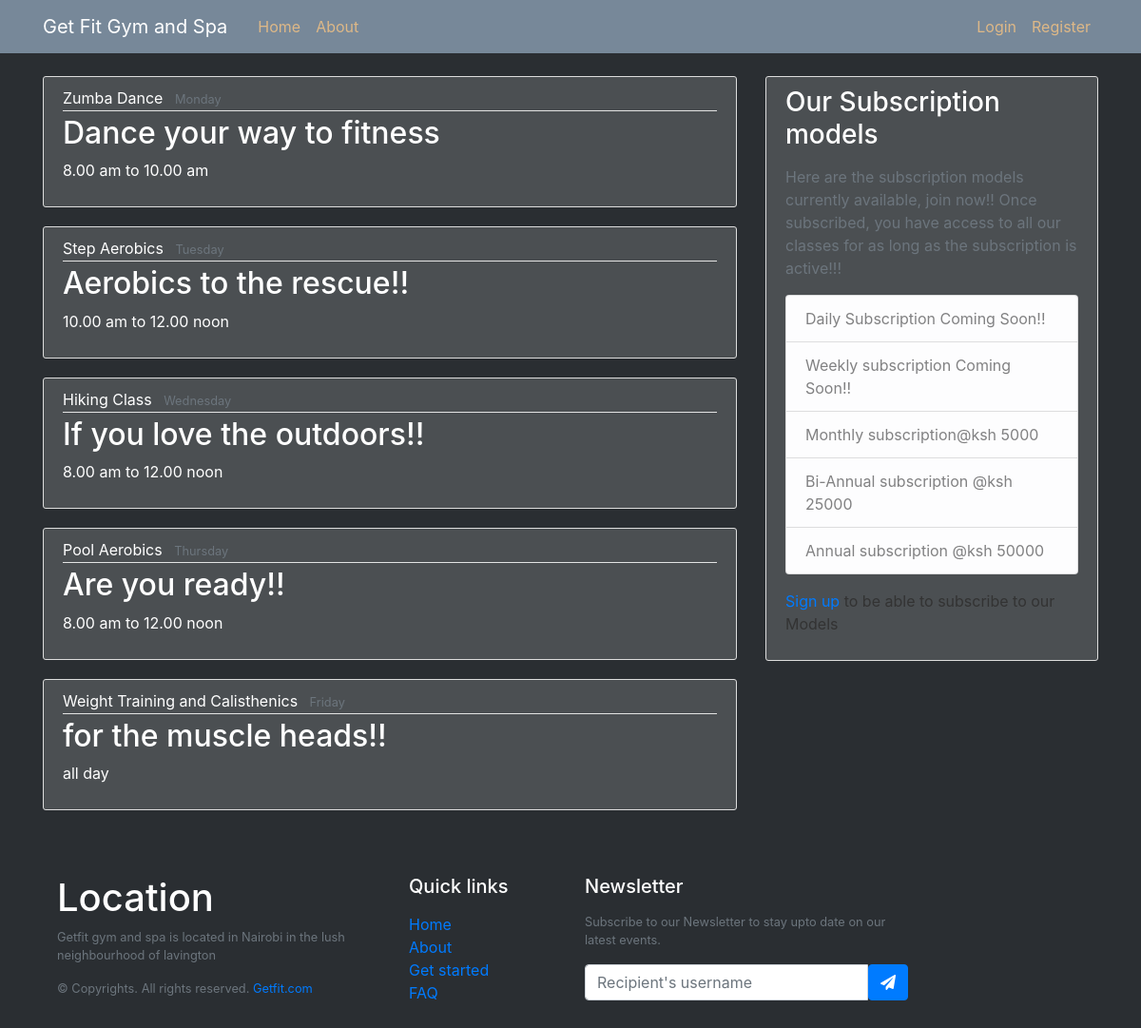
/home, run on an earlier commit of the app's database.
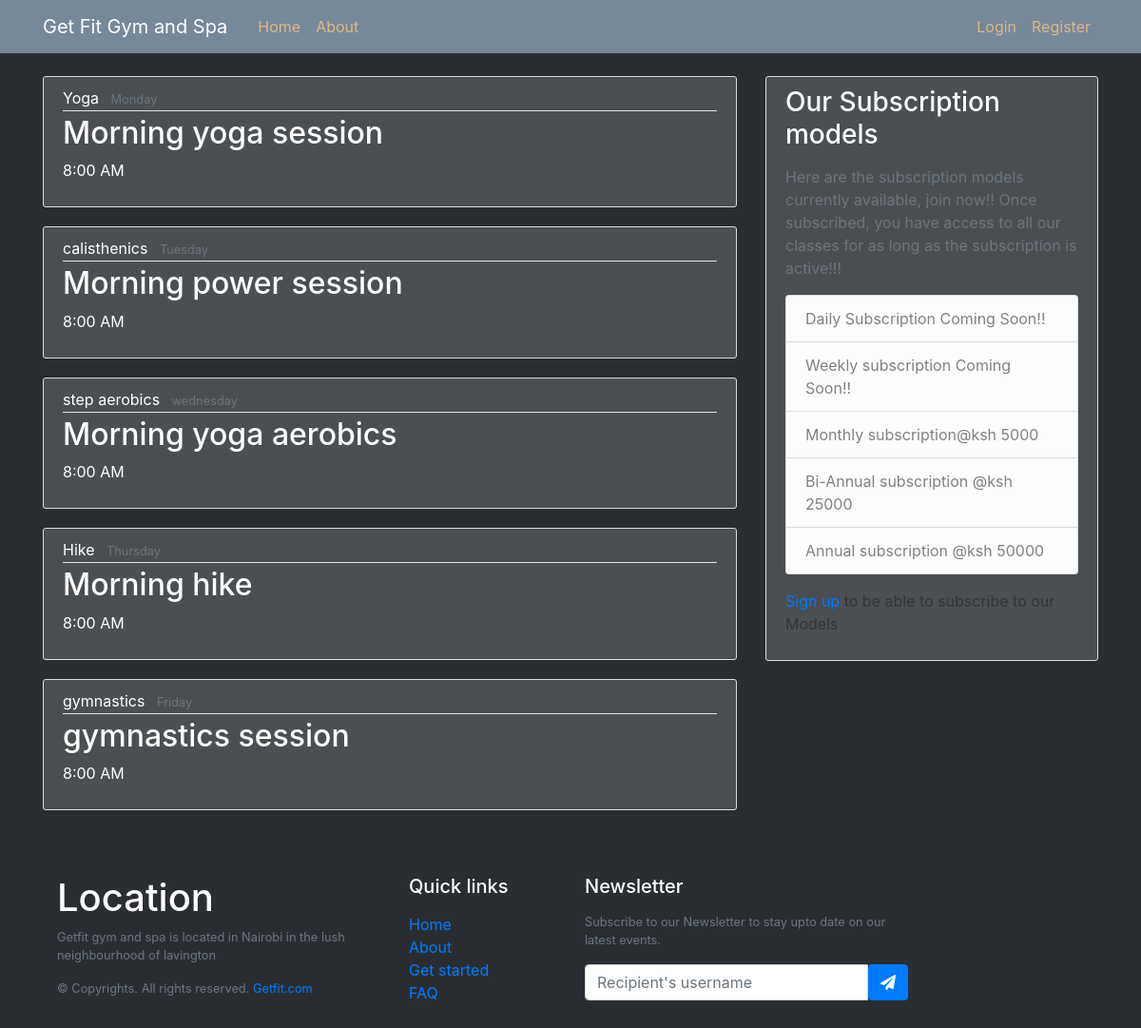
And on a later commit of the database.
### app/models.py (models this page shows)
class Schedule(db.Model):
    id = db.Column(db.Integer, primary_key=True)
    day = db.Column(db.String(100), nullable=False)
    title = db.Column(db.String(100), nullable=False)
    description = db.Column(db.Text, nullable=False)
    time = db.Column(db.String(100), nullable=False)

### app/main/routes.py (the view)
@main.route("/")
@main.route("/home")
def home():
    classes = Schedule.query.all()
    posts = Post.query.all()
    return render_template('home.html', posts=posts, classes=classes)

### app/templates/home.html
{% extends "layout.html" %}
{% block content %}
    {% if current_user.is_authenticated %}
    <h1 class="media content-section text-white mb-3">User Posts</h1>
    {% for post in posts %}
        <article class="media content-section">
          <img class="rounded-circle article-img", src="{{ url_for('static', filename='pics/' + post.author.image_file) }}">
          <div class="media-body">
            <div class="article-metadata">
              <a class="mr-2" href="#">{{ post.author.username }}</a>
              <small class="text-muted">{{ post.date_posted.strftime('%Y-%m-%d') }}</small>
            </div>
            <h2><a class="article-title" href="{{ url_for('posts.post', post_id=post.id) }}">{{ post.title }}</a></h2>
            <p class="article-content">{{ post.content }}</p>
          </div>
        </article>
    {% endfor %}
    {% else %}
    {% for class in classes %}
    <article class="media content-section">
      <div class="media-body">
        <div class="article-metadata">
          <a class="mr-2 text-white mb-3" href="#">{{ class.title }}</a>
          <small class="text-muted text-white mb-3">{{ class.day }}</small>
        </div>
        <h2><a class="article-title text-white mb-3" href="#">{{ class.description }}</a></h2>
        <p class="article-content text-white mb-3">{{ class.time }}</p>
      </div>
    </article>
    {% endfor %}
    {% endif %}
{% endblock content %}

### app/templates/layout.html (shortened to what this page needs)
<!DOCTYPE html>
<html>
<head>
    <link rel="stylesheet" href="https://maxcdn.bootstrapcdn.com/bootstrap/4.0.0/css/bootstrap.min.css">
    <link rel="stylesheet" href="https://cdnjs.cloudflare.com/ajax/libs/font-awesome/5.15.4/css/all.min.css">
    <link rel="stylesheet" type="text/css" href="{{ url_for('static', filename='main.css') }}">
</head>
<body>
    <header class="site-header">
      <nav class="navbar navbar-expand-md navbar-dark bg-steel fixed-top">
        <div class="container">
          <a class="navbar-brand mr-4" href="/">Get Fit Gym and Spa</a>
          <div class="collapse navbar-collapse" id="navbarToggle">
            <div class="navbar-nav mr-auto">
              <a class="nav-item nav-link" href="{{ url_for('main.home') }}">Home</a>
              <a class="nav-item nav-link" href="{{ url_for('main.about') }}">About</a>
            </div>
            <div class="navbar-nav">
              {% if current_user.is_authenticated %}
                  <a class="nav-item nav-link" href="{{ url_for('users.logout') }}">Logout</a>
                  <a class="nav-item nav-link" href="{{ url_for('users.account') }}">Account</a>
                  <a class="nav-item nav-link" href="{{ url_for('posts.new_post') }}">Create Post</a>
                  <a class="nav-item nav-link" href="{{ url_for('users.d_class') }}">Daily Classes</a>
                  <a class="nav-item nav-link" href="{{ url_for('chatbot.chat_page') }}"><i class="fas fa-robot"></i> AI Chat</a>
              {% else %}
                  <a class="nav-item nav-link" href="{{ url_for('users.login') }}">Login</a>
                  <a class="nav-item nav-link" href="{{ url_for('users.register') }}">Register</a>
              {% endif %}
            </div>
          </div>
        </div>
      </nav>
    </header>
    <main role="main" class="container">
      <div class="row">
        <div class="col-md-8">
          {% block content %}{% endblock %}
        </div>
        <div class="col-md-4">
          <div class="content-section ">
            <h3 class="text-white mb-3">Our Subscription models</h3>
            <p class='text-muted text-white mb-3'>Here are the subscription models currently available, join now!! Once subscribed, you have access to all our classes for as long as the subscription is active!!!</p>
              <ul class="list-group text-white mb-3" style="width: 100%">
                <li class="list-group-item list-group-item-light">Daily Subscription Coming Soon!!</li>
                <li class="list-group-item list-group-item-light">Weekly subscription Coming Soon!!</li>
                <li class="list-group-item list-group-item-light">Monthly subscription@ksh 5000</li>
                <li class="list-group-item list-group-item-light">Bi-Annual subscription @ksh 25000</li>
                <li class="list-group-item list-group-item-light">Annual subscription @ksh 50000</li>
              </ul>
              <div>
                {% if current_user.is_authenticated %}
                <a class="list-group-item list-group-item-light" href="{{ url_for('users.subscribe') }}">Subscribe</a>
                {% else %}
                <p><a href="{{url_for('users.register')}}">Sign up</a> to be able to subscribe to our Models</p>
                {% endif %}
              </div>
          </div>
        </div>
      </div>
    <footer class="w-100 py-4 flex-shrink-0">
      <div class="container py-4">
          <div class="row gy-4 gx-5">
              <div class="col-lg-4 col-md-6">
                  <h5 class="h1 text-white">Location</h5>
                  <p class="small text-muted">Getfit gym and spa is located in Nairobi in the lush neighbourhood of lavington</p>
                  <p class="small text-muted mb-0">&copy; Copyrights. All rights reserved. <a class="text-primary" href="#">Getfit.com</a></p>
              </div>
              <div class="col-lg-2 col-md-6">
                  <h5 class="text-white mb-3">Quick links</h5>
                  <ul class="list-unstyled text-muted">
                      <li><a href="{{url_for('main.home')}}">Home</a></li>
                      <li><a href="{{url_for('main.about')}}">About</a></li>
                      <li><a href="{{url_for('users.register')}}">Get started</a></li>
                      <li><a href="#">FAQ</a></li>
                  </ul>
              </div>
              <div class="col-lg-4 col-md-6">
                  <h5 class="text-white mb-3">Newsletter</h5>
                  <p class="small text-muted">Subscribe to our Newsletter to stay upto date on our latest events.</p>
                  <form action="#">
                      <div class="input-group mb-3">
                          <input class="form-control" type="text" placeholder="Recipient's username" aria-label="Recipient's username" aria-describedby="button-addon2">
                          <button class="btn btn-primary" id="button-addon2" type="button"><i class="fas fa-paper-plane"></i></button>
                      </div>
                  </form>
              </div>
          </div>
      </div>
  </footer>
    </main>
</body>
</html>

### app/static/main.css (style rules this page uses)
body { background: #2a2e32; color: #333333; margin-top: 5rem; }
h1, h2, h3, h4, h5, h6 { color: #444444; }
.bg-steel { background-color: lightslategray; }
.site-header .navbar-nav .nav-link { color: burlywood; }
.content-section { background: #ffffff28; padding: 10px 20px; border: 1px solid #dddddd; border-radius: 3px; margin-bottom: 20px; }
.article-title { color: grey; }
.article-content { white-space: pre-line; }
.article-metadata { padding-bottom: 1px; margin-bottom: 4px; border-bottom: 1px solid #e3e3e3 }

What changed in the data, as far as the page shows it:
changed Schedule "Monday": title "Zumba Dance" → "Yoga"; description "Dance your way to fitness" → "Morning yoga session"; time "8.00 am to 10.00 am" → "8:00 AM"
changed Schedule "Tuesday": title "Step Aerobics" → "calisthenics"; description "Aerobics to the rescue!!" → "Morning power session"; time "10.00 am to 12.00 noon" → "8:00 AM"
changed Schedule: title "Hiking Class" → "step aerobics"; day "Wednesday" → "wednesday"; description "If you love the outdoors!!" → "Morning yoga aerobics"; time "8.00 am to 12.00 noon" → "8:00 AM"
changed Schedule "Thursday": title "Pool Aerobics" → "Hike"; description "Are you ready!!" → "Morning hike"; time "8.00 am to 12.00 noon" → "8:00 AM"
changed Schedule "Friday": title "Weight Training and Calisthenics" → "gymnastics"; description "for the muscle heads!!" → "gymnastics session"; time "all day" → "8:00 AM"
